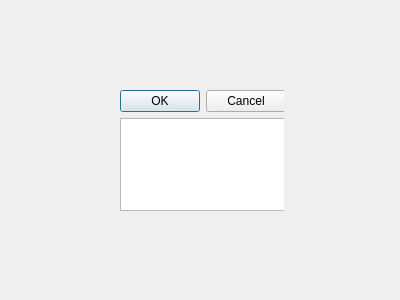
<?xml version="1.0" encoding="UTF-8"?>
<ui version="4.0">
 <class>Dialog</class>
 <widget class="QDialog" name="Dialog">
  <property name="geometry">
   <rect>
    <x>0</x>
    <y>0</y>
    <width>400</width>
    <height>300</height>
   </rect>
  </property>
  <property name="windowTitle">
   <string>Dialog</string>
  </property>
  <widget class="QWidget" name="formLayoutWidget">
   <property name="geometry">
    <rect>
     <x>120</x>
     <y>90</y>
     <width>164</width>
     <height>121</height>
    </rect>
   </property>
   <layout class="QFormLayout" name="formLayout">
    <item row="0" column="0">
     <widget class="QDialogButtonBox" name="buttonBox">
      <property name="orientation">
       <enum>Qt::Horizontal</enum>
      </property>
      <property name="standardButtons">
       <set>QDialogButtonBox::Cancel|QDialogButtonBox::Ok</set>
      </property>
     </widget>
    </item>
    <item row="1" column="0">
     <widget class="QListView" name="listView"/>
    </item>
   </layout>
  </widget>
 </widget>
 <resources/>
 <connections>
  <connection>
   <sender>buttonBox</sender>
   <signal>accepted()</signal>
   <receiver>Dialog</receiver>
   <slot>accept()</slot>
   <hints>
    <hint type="sourcelabel">
     <x>248</x>
     <y>254</y>
    </hint>
    <hint type="destinationlabel">
     <x>157</x>
     <y>274</y>
    </hint>
   </hints>
  </connection>
  <connection>
   <sender>buttonBox</sender>
   <signal>rejected()</signal>
   <receiver>Dialog</receiver>
   <slot>reject()</slot>
   <hints>
    <hint type="sourcelabel">
     <x>316</x>
     <y>260</y>
    </hint>
    <hint type="destinationlabel">
     <x>286</x>
     <y>274</y>
    </hint>
   </hints>
  </connection>
 </connections>
</ui>
